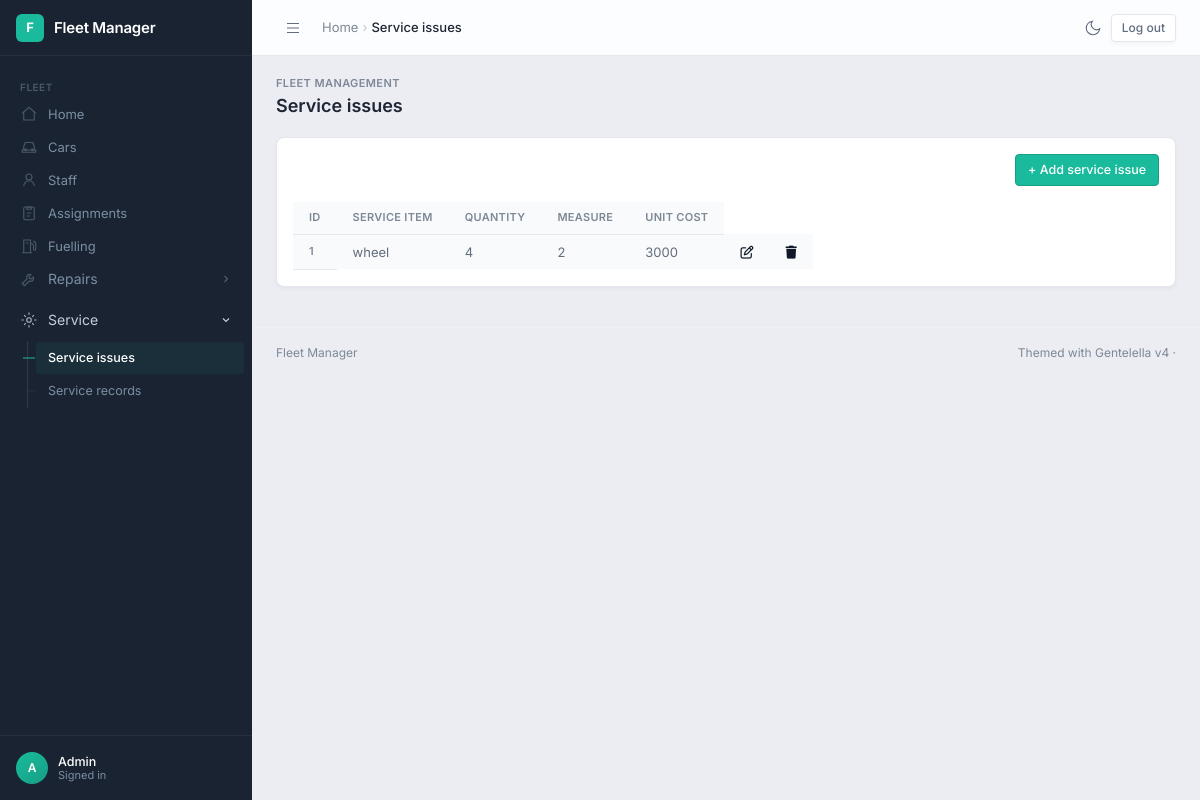
The app's page /serviceissues/ (signed in) with its own data.
### fleetmanagement/models.py (models this page shows, shortened)
class Service_issues(models.Model):
    service_item = models.CharField(max_length=20, verbose_name="Service Item")
    quantity = models.IntegerField()
    measure = models.IntegerField()
    unit_cost = models.IntegerField()

### fleetmanagement/views.py (the view)
# urls.py: path('serviceissues/', service_issues_form, name='service_issues_page'),
@login_required
def service_issues_form(request):
    message = ''
    if request.method == "POST":
        serviceissuesform = Service_issuesForm(request.POST)
        if serviceissuesform.is_valid():
            serviceissuesform.save()
            return redirect('service_issues_page')
    else:
        serviceissuesform = Service_issuesForm()
    serviceissues = Service_issues.objects.all()
    context = {
        'form' : serviceissuesform,
        'msg' : message,
        'serviceissues' : serviceissues
    }
    return render(request, 'serviceissues.html', context)

### fleetmanagement/templates/serviceissues.html
{% extends './home.html'%}
{% load crispy_forms_tags %}
{% block content %}
    {% include 'add_form.html' with title='Add service issue' %}
    <table class="table table-striped">
            <thead>
                <tr>
                    <th scope="col">Id</th>
                    <th scope="col">Service Item</th>
                    <th scope="col">Quantity</th>
                    <th scope="col">Measure</th>
                    <th scope="col">Unit Cost</th>
                </tr>
            </thead>
            <tbody>
                {% for serviceissues in serviceissues %}
                    <tr>
                        <th scope="row">{{serviceissues.id}}</th>
                        <td>{{serviceissues.service_item}}</td>
                        <td>{{serviceissues.quantity}}</td>
                        <td>{{serviceissues.measure}}</td>
                        <td>{{serviceissues.unit_cost}}</td>
                        <td><a href="{% url 'edit_service_issues_page' serviceissues.id %}"><i class="fa-regular fa-pen-to-square" style="color: rgb(15, 25, 40);"></i></a></td>
                        <td><a href="{% url 'delete_service_issues_page' serviceissues.id %}"><i class="fa-solid fa-trash" style="color: rgb(15, 25, 40);"></i></a></td>
                    </tr>
                {% endfor %}
            </tbody>
        </table>
{% endblock content %}

### fleetmanagement/templates/home.html (shortened to what this page needs)
{% load static %}<!DOCTYPE html>
<html lang="en">
<head>
<link rel="stylesheet" crossorigin href="{% static 'gentelella/assets/main-v4-DB_ReeJG.css' %}">
<link rel="stylesheet" href="{% static 'gentelella/fleet-bridge.css' %}">
</head>
{% with u=request.resolver_match.url_name|default:'' %}
<body data-shell="admin">
<aside class="sidebar" aria-label="Primary navigation">
  <div class="sidebar-brand">
    <div class="brand-icon">F</div>
    <div class="brand-name">Fleet Manager</div>
  </div>
  <nav class="sidebar-nav">
    <div class="nav-group">
      <div class="nav-label">Fleet</div>
<a class="nav-link{% if u == 'home_page' %} active{% endif %}" href="{% url 'home_page' %}"><svg class="icon" width="18" height="18" viewBox="0 0 24 24" fill="none" stroke="currentColor" stroke-width="1.5"><path d="M3 11l9-8 9 8"/><path d="M5 10v10h14V10"/></svg><span class="nav-text">Home</span></a>
<a class="nav-link{% if 'car' in u %} active{% endif %}" href="{% url 'car_page' %}"><svg class="icon" width="18" height="18" viewBox="0 0 24 24" fill="none" stroke="currentColor" stroke-width="1.5"><path d="M5 16V11l2-5h10l2 5v5"/><path d="M3 16h18v3H3z"/><circle cx="7.5" cy="16" r="1.2"/><circle cx="16.5" cy="16" r="1.2"/></svg><span class="nav-text">Cars</span></a>
<a class="nav-link{% if 'staff' in u %} active{% endif %}" href="{% url 'staff_page' %}"><svg class="icon" width="18" height="18" viewBox="0 0 24 24" fill="none" stroke="currentColor" stroke-width="1.5"><circle cx="12" cy="8" r="4"/><path d="M5 20c0-3.9 3.1-7 7-7s7 3.1 7 7"/></svg><span class="nav-text">Staff</span></a>
<a class="nav-link{% if 'assign' in u %} active{% endif %}" href="{% url 'assignment_page' %}"><svg class="icon" width="18" height="18" viewBox="0 0 24 24" fill="none" stroke="currentColor" stroke-width="1.5"><rect x="5" y="4" width="14" height="17" rx="2"/><path d="M9 4h6v3H9zM9 12h6M9 16h4"/></svg><span class="nav-text">Assignments</span></a>
<a class="nav-link{% if 'fuel' in u %} active{% endif %}" href="{% url 'fuelling_page' %}"><svg class="icon" width="18" height="18" viewBox="0 0 24 24" fill="none" stroke="currentColor" stroke-width="1.5"><path d="M5 21V4h9v17M3 21h13"/><path d="M14 9h2a2 2 0 012 2v5a1.5 1.5 0 003 0V8l-3-3"/><path d="M8 8h3"/></svg><span class="nav-text">Fuelling</span></a>
<div class="nav-tree{% if 'repair' in u %} open has-active{% endif %}"><button type="button" class="nav-link nav-toggle" aria-expanded="{% if 'repair' in u %}true{% else %}false{% endif %}"><svg class="icon" width="18" height="18" viewBox="0 0 24 24" fill="none" stroke="currentColor" stroke-width="1.5"><path d="M14.7 6.3a4 4 0 00-5.4 5.4L3 18l3 3 6.3-6.3a4 4 0 005.4-5.4l-2.6 2.6-2.4-.6-.6-2.4z"/></svg><span class="nav-text">Repairs</span><svg class="nav-chev" width="12" height="12" viewBox="0 0 16 16" fill="none" stroke="currentColor" stroke-width="1.5" aria-hidden="true"><path d="M6 4l4 4-4 4"/></svg></button><div class="nav-sub"><div class="nav-sub-inner"><a class="nav-sublink{% if 'repair' in u and 'issues' in u %} active{% endif %}" href="{% url 'repair_issues_page' %}">Repair issues</a><a class="nav-sublink{% if 'repair' in u and 'records' in u %} active{% endif %}" href="{% url 'repair_records_page' %}">Repair records</a></div></div></div>
<div class="nav-tree{% if 'service' in u %} open has-active{% endif %}"><button type="button" class="nav-link nav-toggle" aria-expanded="{% if 'service' in u %}true{% else %}false{% endif %}"><svg class="icon" width="18" height="18" viewBox="0 0 24 24" fill="none" stroke="currentColor" stroke-width="1.5"><circle cx="12" cy="12" r="3"/><path d="M12 2v3M12 19v3M2 12h3M19 12h3M5.6 5.6l2.1 2.1M16.3 16.3l2.1 2.1M5.6 18.4l2.1-2.1M16.3 7.7l2.1-2.1"/></svg><span class="nav-text">Service</span><svg class="nav-chev" width="12" height="12" viewBox="0 0 16 16" fill="none" stroke="currentColor" stroke-width="1.5" aria-hidden="true"><path d="M6 4l4 4-4 4"/></svg></button><div class="nav-sub"><div class="nav-sub-inner"><a class="nav-sublink{% if 'service' in u and 'issues' in u %} active{% endif %}" href="{% url 'service_issues_page' %}">Service issues</a><a class="nav-sublink{% if 'service' in u and 'records' in u %} active{% endif %}" href="{% url 'service_records_page' %}">Service records</a></div></div></div>
    </div>
  </nav>
  <div class="sidebar-footer">
    <div class="sidebar-user">
      <div class="avatar">{% if user.is_authenticated %}{{ user.username|first|upper }}{% else %}?{% endif %}</div>
      <div class="sidebar-user-info">
        <div class="name">{% if user.is_authenticated %}{{ user.username }}{% else %}Guest{% endif %}</div>
        <div class="role">{% if user.is_authenticated %}Signed in{% else %}Not signed in{% endif %}</div>
      </div>
    </div>
  </div>
</aside>
<header class="topbar">
  <div class="topbar-left">
    <button class="sidebar-toggle" type="button" aria-label="Open menu" aria-controls="sidebar" aria-expanded="false">
      <svg width="20" height="20" viewBox="0 0 24 24" fill="none" stroke="currentColor" stroke-width="1.5" aria-hidden="true"><path d="M4 6h16M4 12h16M4 18h16"/></svg>
    </button>
    <nav class="breadcrumb" aria-label="Breadcrumb">
      <a href="{% url 'home_page' %}">Home</a><span class="sep" aria-hidden="true">&rsaquo;</span><span class="current" aria-current="page">{% block crumb %}{% if u == 'home_page' %}Home{% elif 'car' in u %}Cars{% elif 'staff' in u %}Staff{% elif 'assign' in u %}Assignments{% elif 'fuel' in u %}Fuelling{% elif 'repair' in u and 'issues' in u %}Repair issues{% elif 'repair' in u %}Repair records{% elif 'service' in u and 'issues' in u %}Service issues{% elif 'service' in u %}Service records{% elif u == 'login' %}Login{% elif 'sign' in u %}Sign up{% else %}Fleet Manager{% endif %}{% endblock %}</span>
    </nav>
  </div>
  <div class="topbar-right">
    <button class="tb-btn theme-toggle" type="button" title="Toggle theme" aria-label="Toggle theme" aria-pressed="false">
      <svg class="theme-icon-dark" width="18" height="18" viewBox="0 0 24 24" fill="none" stroke="currentColor" stroke-width="1.5" aria-hidden="true"><path d="M21 12.79A9 9 0 1 1 11.21 3 7 7 0 0 0 21 12.79z"/></svg>
    </button>
    <div class="auth-links">
      {% if user.is_authenticated %}
        <form method="post" action="{% url 'logout' %}">{% csrf_token %}<button type="submit" class="btn btn-outline btn-sm">Log out</button></form>
      {% else %}
        <a class="btn btn-outline btn-sm" href="{% url 'login' %}">Login</a>
        <a class="btn btn-primary btn-sm" href="{% url 'sign_up_page' %}">Sign up</a>
      {% endif %}
    </div>
  </div>
</header>
<main class="main">
  <div class="page-wrapper">
    <div class="page-header">
      <div class="page-header-row">
        <div>
          <div class="page-pretitle">Fleet management</div>
          <h1 class="page-title">{% block page_title %}{% if u == 'home_page' %}Home{% elif 'car' in u %}Cars{% elif 'staff' in u %}Staff{% elif 'assign' in u %}Assignments{% elif 'fuel' in u %}Fuelling{% elif 'repair' in u and 'issues' in u %}Repair issues{% elif 'repair' in u %}Repair records{% elif 'service' in u and 'issues' in u %}Service issues{% elif 'service' in u %}Service records{% elif u == 'login' %}Login{% elif 'sign' in u %}Sign up{% else %}Fleet Manager{% endif %}{% endblock %}</h1>
        </div>
      </div>
    </div>
    <div class="card">
      <div class="card-body fleet-content">
        {% block content %}{% endblock content %}
      </div>
    </div>
  </div>
  <footer class="footer"><span>Fleet Manager</span><span>Themed with Gentelella v4 &middot;</span></footer>
</main>
{% endwith %}
</body>
</html>

### static/gentelella/fleet-bridge.css (style rules this page uses)
body { background-color: rgb(235, 237, 243); }
nav a { display: block; }
.table-striped tbody tr:nth-child(odd) { background: var(--bg-surface-secondary); }
.table-striped { width: 100%; }
.fleet-content td a, .fleet-content td a:hover { text-decoration: none; }
.fleet-content table { display: block; overflow-x: auto; }
.auth-links { display: flex; align-items: center; gap: 8px; }
.auth-links form { margin: 0; }

### records on screen
Service_issues: id "1", service_item "wheel", quantity "4", measure "2", unit_cost "3000"

### other values on screen
{{ user.username|first|upper }} "A"
{{ user.username }} "Admin"
{{ title }} "Add service issue"
